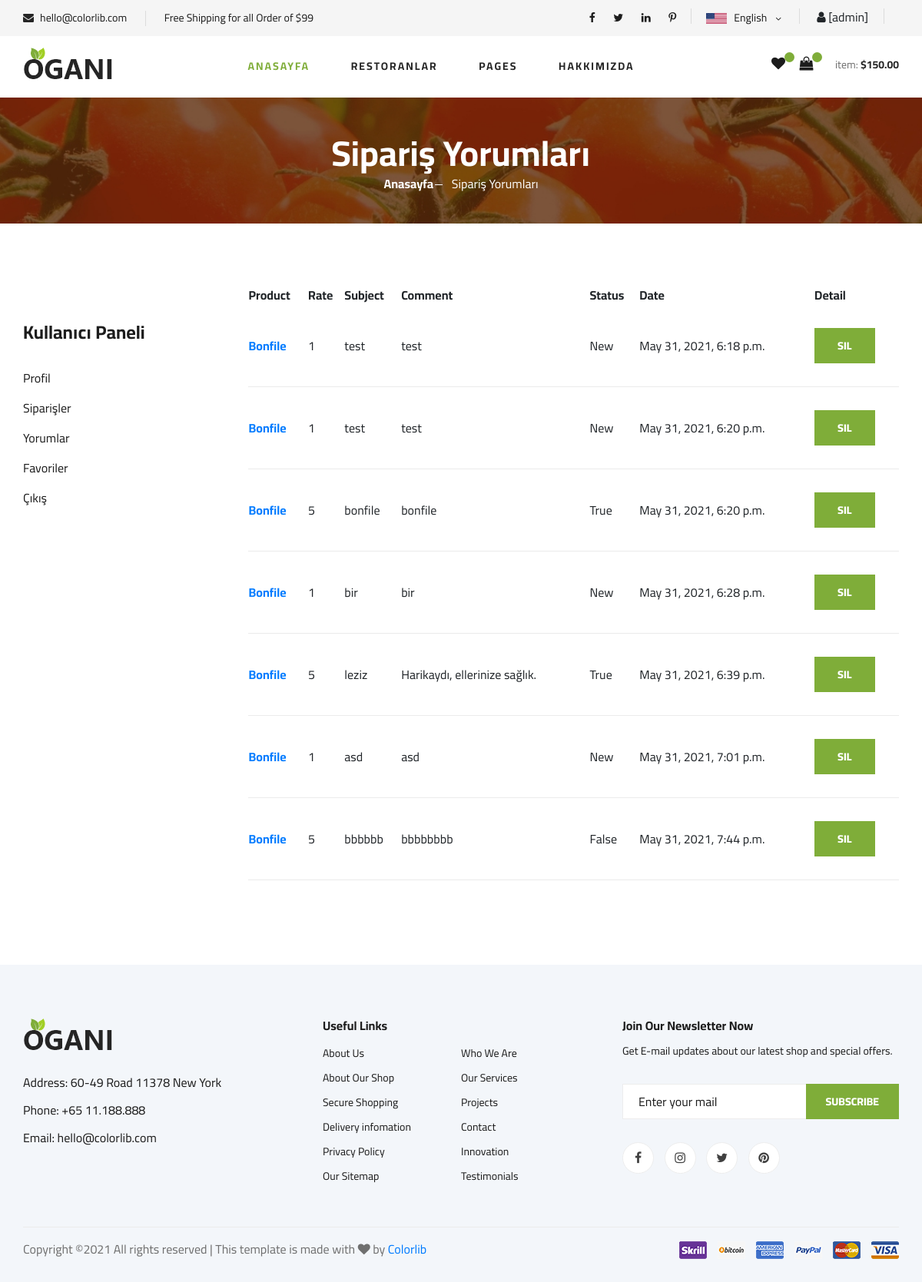
/user/comments/ (signed in), run on the app's committed database.
### product/models.py (models this page shows, shortened)
class Comment(models.Model):
    STATUS = (
        ('New', 'New'),
        ('True', 'Evet'),
        ('False', 'Hayır'),
    )
    product = models.ForeignKey(Product,on_delete=models.CASCADE)
    user = models.ForeignKey(User,on_delete=models.CASCADE)
    subject = models.CharField(max_length=50, blank=True)
    comment = models.TextField(max_length=200,blank=True)
    rate = models.IntegerField(blank=True)
    status = models.CharField(max_length=10,choices=STATUS,default='New')
    ip = models.CharField(blank=True, max_length=20)
    created_at = models.DateTimeField(auto_now_add=True)
    update_at = models.DateTimeField(auto_now=True)

class Product(models.Model):
    STATUS = (
        ('True', 'Evet'),
        ('False', 'Hayır'),
    )
    restaurant = models.ForeignKey(Restaurant, on_delete=models.CASCADE)  # relation with Restaurant table
    category = models.ForeignKey(Category, on_delete=models.CASCADE) #relation with Category table
    title = models.CharField(max_length=30)
    keywords = models.CharField(max_length=255)
    description = models.CharField(max_length=255)
    image = models.ImageField(blank=True, upload_to='images/')
    price = models.FloatField()
    amount = models.IntegerField()
    detail = RichTextUploadingField()
    status = models.CharField(max_length=10, choices=STATUS)
    slug = models.SlugField(null=False,unique=True)
    created_at = models.DateTimeField(auto_now_add=True)
    update_at = models.DateTimeField(auto_now=True)
    def image_tag(self):
        return mark_safe('<img src="{}" height="50"/>'.format(self.image.url))
    image_tag.short_description = 'Image'

### user/views.py (the view)
# urls.py: path('comments/',views.comments,name='comments'),
@login_required(login_url='/login')
def comments(request):
    category = Category.objects.all()
    current_user = request.user
    comments = Comment.objects.filter(user_id=current_user.id)
    context = {'category': category,
               'comments': comments,
               }
    return render(request, "user_comments.html", context)

### user/templates/user_comments.html (shortened to what this page needs)
{% extends "homebase.html" %}
{% block content %}
    {% load static %}
    <section class="breadcrumb-section set-bg" data-setbg="{% static 'img/breadcrumb.jpg' %}">
        <div class="container">
            <div class="row">
                <div class="col-lg-12 text-center">
                    <div class="breadcrumb__text">
                        <h2>Sipariş Yorumları</h2>
                        <div class="breadcrumb__option">
                            <a href="/">Anasayfa</a>
                            <span>Sipariş Yorumları</span>
                        </div>
                    </div>
                </div>
            </div>
        </div>
    </section>
    <section class="product spad">
        <div class="container">
            <div class="row">
                <div class="col-lg-3 col-md-5">
                    <br><br>
                    {% include "user_panel.html" %}
                </div>
                <div class="col-lg-9 col-md-7">
                    <div class="shoping__cart__table">
                        <table>
                            <tr>
                                <th class="text-left">Product</th>
                                <th class="text-left">Rate</th>
                                <th class="text-left">Subject</th>
                                <th class="text-left">Comment</th>
                                <th class="text-left">Status</th>
                                <th class="text-left">Date</th>
                                <th class="text-left">Detail</th>
                            </tr>
                            {% for rs in comments %}
                                <tr>
                                    <td class="text-left"><a href="/product/{{ rs.product_id }}/{{ rs.product.slug }}"><strong>{{ rs.product.title }}</strong></a></td>
                                    <td class="text-left">{{ rs.rate }}</td>
                                    <td class="text-left">{{ rs.subject }}</td>
                                    <td class="text-left">{{ rs.comment }}</td>
                                    <td class="text-left">{{ rs.status }}</td>
                                    <td class="text-left">{{ rs.created_at }}</td>
                                    <td class="text-left"><a class="site-btn" href="/user/deletecomment/{{ rs.id }}" onclick="return confirm('Are you sure?')">Sil</a></td>
                                </tr>
                            {% endfor %}
                        </table>
                    </div>
                </div>
            </div>
        </div>
    </section>
{% endblock %}

### home/templates/header.html (shortened to what this page needs)
{% load static %}
<header class="header">
    <div class="header__top">
        <div class="container">
            <div class="row">
                <div class="col-lg-6 col-md-6">
                    <div class="header__top__left">
                        <ul>
                            <li><i class="fa fa-envelope"></i> hello@colorlib.com</li>
                            <li>Free Shipping for all Order of $99</li>
                        </ul>
                    </div>
                </div>
                <div class="col-lg-6 col-md-6">
                    <div class="header__top__right">
                        <div class="header__top__right__social">
                            <a href="#"><i class="fa fa-facebook"></i></a>
                            <a href="#"><i class="fa fa-twitter"></i></a>
                            <a href="#"><i class="fa fa-linkedin"></i></a>
                            <a href="#"><i class="fa fa-pinterest-p"></i></a>
                        </div>
                        <div class="header__top__right__language">
                            <img src="{% static 'img/language.png' %}" alt="">
                            <div>English</div>
                            <span class="arrow_carrot-down"></span>
                        </div>
                        <div class="header__top__right__language">
                            {% if user.id is not None %}
                                <i class="fa fa-user"></i> [{{ user.username }}]
                            {% else %}
                                <a href="/login/"><i class="fa fa-user"></i> Giriş / <a href="/signup/">Kaydol</a>
                            {% endif %}
                        </div>
                    </div>
                </div>
            </div>
        </div>
    </div>
    <div class="container">
        <div class="row">
            <div class="col-lg-3">
                <div class="header__logo">
                    <a href="/"><img src="{% static 'img/logo.png' %}" alt=""></a>
                </div>
            </div>
            <div class="col-lg-6">
                <nav class="header__menu">
                    <ul>
                        <li class="active"><a href="/home">Anasayfa</a></li>
                        <li><a href="/restaurants">Restoranlar</a></li>
                        <li><a href="#">Pages</a>
                        </li>
                        <li><a href="/hakkimizda">Hakkimizda</a>
                        </li>
                    </ul>
                </nav>
            </div>
            <div class="col-lg-3">
                <div class="header__cart">
                    <ul>
                        <li><a href="#"><i class="fa fa-heart"></i> <span></span></a></li>
                        <li><a href="/shopcart/"><i class="fa fa-shopping-bag"></i> <span>{{ request.session.cart_items }}</span></a></li>
                    </ul>
                    <div class="header__cart__price">item: <span>$150.00</span></div>
                </div>
            </div>
        </div>
    </div>
</header>

### data on the page
Comment: product "Bonfile", rate "1", subject "test", comment "test", status "New", created_at "May 31, 2021, 6:18 p.m."
Comment: product "Bonfile", rate "1", subject "test", comment "test", status "New", created_at "May 31, 2021, 6:20 p.m."
Comment: product "Bonfile", rate "5", subject "bonfile", comment "bonfile", status "True", created_at "May 31, 2021, 6:20 p.m."
Comment: product "Bonfile", rate "1", subject "bir", comment "bir", status "New", created_at "May 31, 2021, 6:28 p.m."
Comment: product "Bonfile", rate "5", subject "leziz", comment "Harikaydı, ellerinize sağlık.", status "True", created_at "May 31, 2021, 6:39 p.m."
Comment: product "Bonfile", rate "1", subject "asd", comment "asd", status "New", created_at "May 31, 2021, 7:01 p.m."
Comment: product "Bonfile", rate "5", subject "bbbbbb", comment "bbbbbbbb", status "False", created_at "May 31, 2021, 7:44 p.m."

### other printed values
{{ user.username }} "admin"
